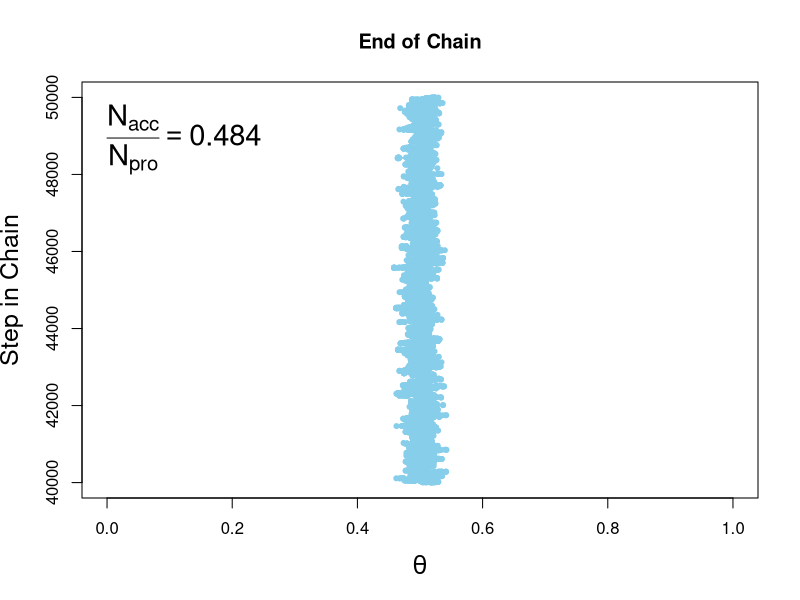
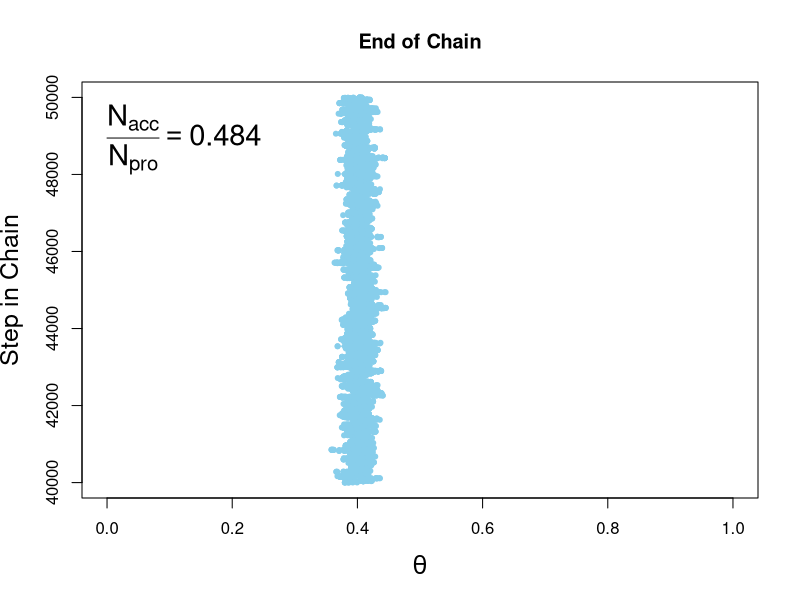
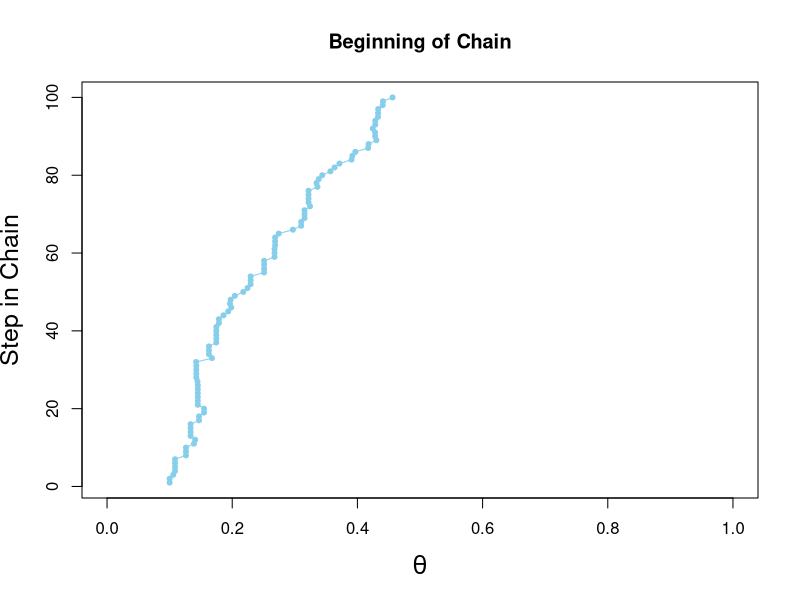
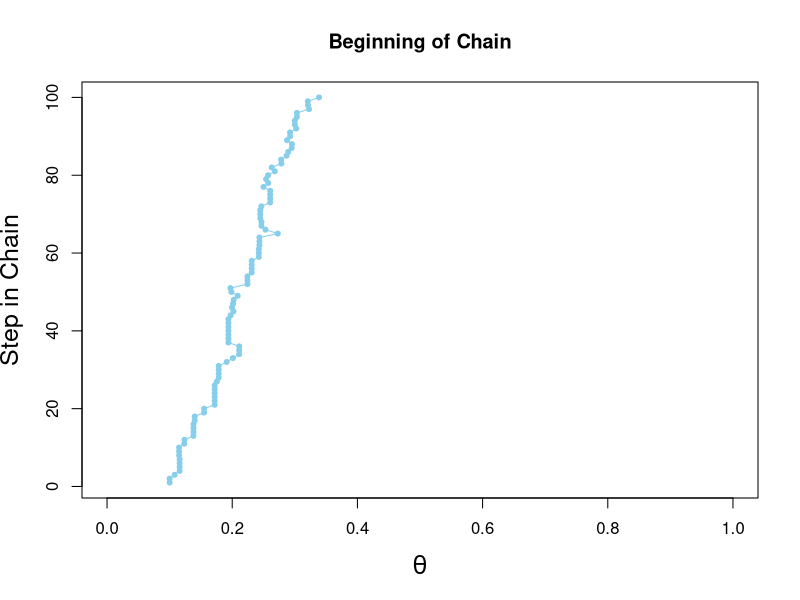
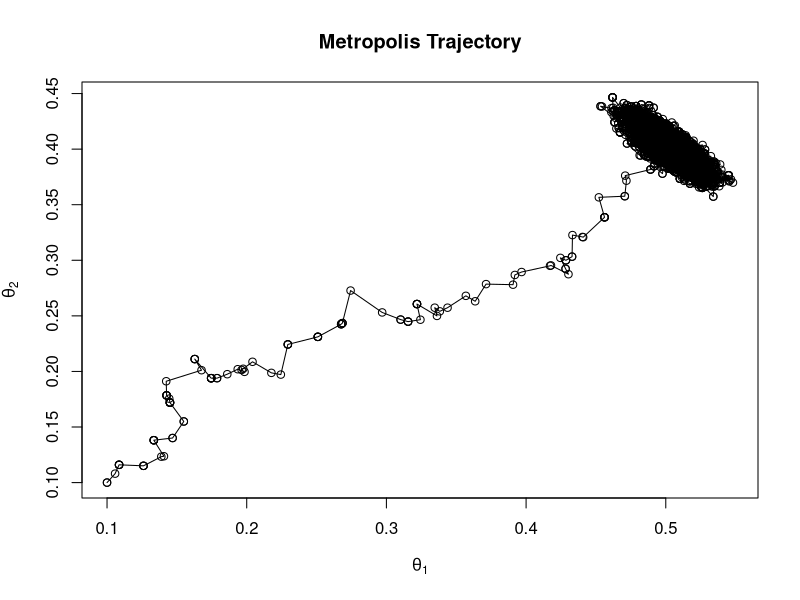
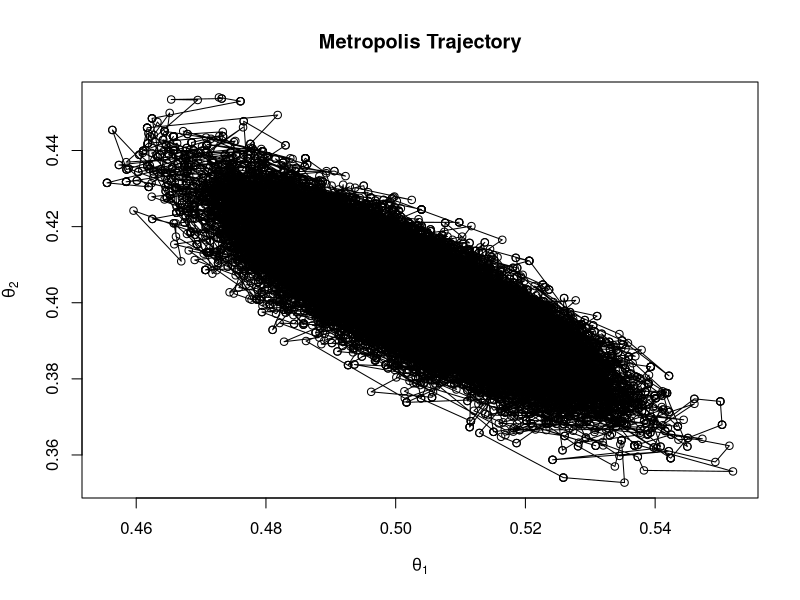
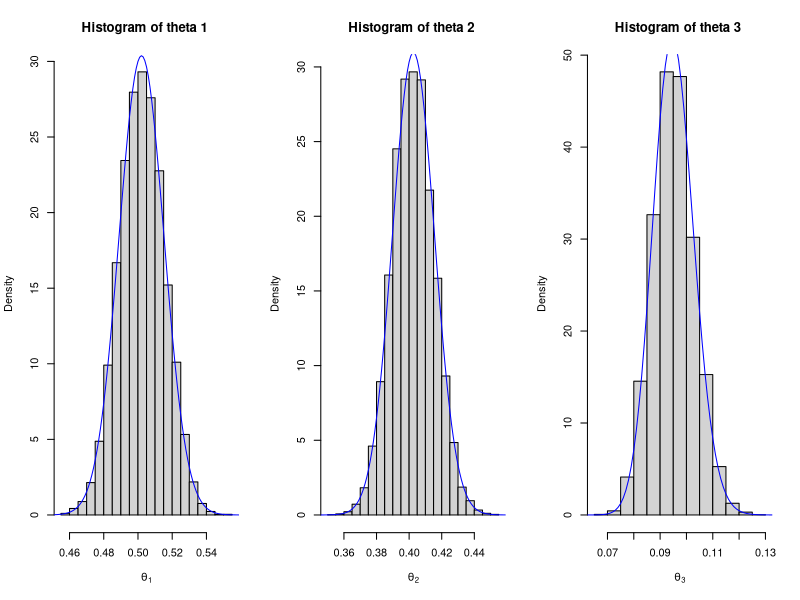

Here is the R script that generated these plots, in order:
## ---- chunk 1
knitr::opts_chunk$set(echo = TRUE)
## ---- chunk 2
prior = function( theta )  { 
  # flat prior, independent for theta1 and theta2
  # theta = (theta1, theta2)
  pTheta = 2 
  
  # constraints
  pTheta[ theta[1] >= 1 | theta[1] <= 0 ] = 0 
  pTheta[ theta[2] >= 1 | theta[2] <= 0 ] = 0
  pTheta[ 1 - theta[1]- theta[2] >= 1 | 1 - theta[1]- theta[2] <=0 ] = 0
  return( pTheta ) 
}

log_prior <- function( theta )  { 

  log_pTheta = log(2) 

  return( log_pTheta ) 
}

likelihood = function( theta, data )  { 
  #data = (n1,n2,n3)
  #theta = (theta1, theta2)
  z <- sum(data)
  n1 <- data[1]
  n2 <- data[2]
  
  pDataGivenTheta = theta[1]^n1 * theta[2]^n2 * (1 - theta[2] -theta[1])^(z-n1-n2) 
  
  # constraints so that the biases of each coin is in the interval (0, 1)
  pDataGivenTheta[ theta[1] > 1 | theta[1] < 0 ] = 0 
  pDataGivenTheta[ theta[2] > 1 | theta[2] < 0 ] = 0
  pDataGivenTheta[ 1 - theta[1]- theta[2] > 1 | 1 - theta[1]- theta[2] < 0 ] = 0
  return( pDataGivenTheta ) 
 } 

log_likelihood <- function( theta, data )  { 
  #data = (n1,n2,n3)
  #theta = (theta1, theta2)
  z <- sum(data)
  n1 <- data[1]
  n2 <- data[2]
  
  if (theta[1] >= 1 | theta[1] <= 0 ){
    log_pDataGivenTheta = -10^(8)
  } else if (theta[2] > 1 | theta[2] < 0 ){
    log_pDataGivenTheta = -10^(8)
  } else if ( 1 - theta[1] -theta[2] >= 1 | 1 - theta[1] - theta[2] <= 0){
    log_pDataGivenTheta = -10^(8)
  } else {
    log_pDataGivenTheta = n1*log(theta[1]) + n2*log(theta[2]) + (z-n1-n2) * log(1- theta[1] - theta[2])
  }
  
  return( log_pDataGivenTheta ) 
 } 

log_rel_posterior <- function(theta, data){
  return(log_prior(theta) + log_likelihood(theta, data))
}

rel_target_prob <- function(theta, data){
  return(log_rel_posterior(theta, data))
}

log_likelihood(theta = c(0.6, 0.3), data =c(727, 583, 137))

log_rel_posterior(theta = c(0.6, 0.3), data =c(727, 583, 137))

log_likelihood(theta = c(0.806, 0.248), data =c(727, 583, 137))

log_rel_posterior(theta = c(0.806, 0.248), data =c(727, 583, 137))

## ---- chunk 3
my_data <- c(727, 583, 137)

# Specify the length of the trajectory, i.e., the number of jumps to try: 
trajLength = 50000 # arbitrary large number 
# Initialize the vector that will store the results/samples of theta1 and theta2: 
trajectory = array( 0 , c(2, trajLength)) 
# Specify where to start the trajectory: 
trajectory[,1] = c(0.1, 0.1)
# arbitrary value # you can do it in a smarter way
# Specify the burn-in period: 
burnIn = ceiling( 0.2 * trajLength ) 
# arbitrary number, less than trajLength 
# Initialize accepted, rejected counters, just to monitor performance: 
nAccepted = 0 
nRejected = 0 

## ---- chunk 4
set.seed(451)

# change proposal SD to see how the chain runs and how the result changes 
#proposalSD = rep(c(0.02,0.2,2.0)[2], 2) 
proposalSD <- c(0.01, 0.01)

for ( t in 1:(trajLength-1) )  { 

	currentPosition <- trajectory[, t] 
	# Use the proposal distribution to generate a proposed jump. 
	proposedJump <- rnorm( 2, mean=0 , sd=proposalSD ) 
  proposedPosition <- currentPosition + proposedJump
  log_probAccept <- min(0, rel_target_prob(proposedPosition, my_data) - rel_target_prob(currentPosition, my_data))
  probAccept <- exp(log_probAccept)
	# Generate a random uniform value from the interval [0,1] to 
	# decide whether or not to accept the proposed jump. 
	if ( runif(1) < probAccept )  { 
		# accept the proposed jump 
		trajectory[, t+1 ] <- currentPosition + proposedJump 
		# increment the accepted counter, just to monitor performance 
		if ( t > burnIn )  { nAccepted = nAccepted + 1  } 
	 } else  { 
		# reject the proposed jump, stay at current position 
		trajectory[ ,t+1 ] = currentPosition 
		# increment the rejected counter, just to monitor performance 
		if ( t > burnIn )  { nRejected = nRejected + 1  } 
	 } 
 } 
 
 
 
# Extract the post-burnIn portion of the trajectory. 
acceptedTraj = trajectory[ , (burnIn+1) : dim(trajectory)[2] ] 
 
# End of Metropolis algorithm. 
## ---- chunk 5
#----------------------------------------------------------------------- 
# Display the chain. 
 
#openGraph(width=4,height=8) 
#layout( matrix(1:2,nrow=2) ) 
#par(mar=c(3,4,2,1),mgp=c(2,0.7,0)) 

# Trajectory, a.k.a. trace plot, end of chain: 
idxToPlot = (trajLength-burnIn):trajLength 
for(k in 1:2) {
  plot( trajectory[k,idxToPlot] , idxToPlot , main="End of Chain" , 
        xlab=bquote(theta) , xlim=c(0,1) , ylab="Step in Chain" , 
        type="o" , pch=20 , col="skyblue" , cex.lab=1.5 ) 
  # Display proposal SD and acceptance ratio in the plot. 
  text( 0.0 , trajLength , adj=c(0.0,1.1) , cex=1.75 , 
        labels = bquote( frac(N[acc],N[pro]) ==  
                           .(signif( nAccepted/(nAccepted+nRejected) , 3 )))) 
}

# Trajectory, a.k.a. trace plot, beginning of chain: 
idxToPlot = 1:100 
for(k in 1:2) 
plot( trajectory[k, idxToPlot] , idxToPlot , main="Beginning of Chain" , 
      xlab=bquote(theta) , xlim=c(0,1) , ylab="Step in Chain" , 
      type="o" , pch=20 , col="skyblue" , cex.lab=1.5 ) 
# Indicate burn in limit (might not be visible if not in range): 
if ( burnIn > 0 )  { 
  abline(h=burnIn,lty="dotted") 
  text( 0.5 , burnIn+1 , "Burn In" , adj=c(0.5,1.1) ) 
 } 
 


 

# the beginning of the trajectory
idxBegin <- 1:burnIn
plot(trajectory[1, idxBegin], trajectory[2, idxBegin], 
     xlab = expression(theta[1]), ylab = expression(theta[2]), 
     main = "Metropolis Trajectory")
lines(trajectory[1, idxBegin], trajectory[2, idxBegin]) 

# after converging
idxToPlot <- burnIn:trajLength
idxSimple <- seq(idxToPlot[1], idxToPlot[length(idxToPlot)])
plot(trajectory[1, idxSimple], trajectory[2, idxSimple], 
     xlab = expression(theta[1]), ylab = expression(theta[2]), 
     main = "Metropolis Trajectory")
lines(trajectory[1, idxSimple], trajectory[2, idxSimple]) 
## ---- chunk 6
theta1_sample <- acceptedTraj[1,]
theta2_sample <- acceptedTraj[2,]

 
par(mfrow = c(1, 3))

beta_step <- seq(0.01, 1, by = 0.001)

hist(theta1_sample, freq = F, main = "Histogram of theta 1 ",
     xlab = expression(theta[1]))
lines(beta_step, dbeta(beta_step, shape1 = 728, shape2 = 584 + 138), col = "blue")
hist(theta2_sample, freq = F, main = "Histogram of theta 2 ",
     xlab = expression(theta[2]))
lines(beta_step, dbeta(beta_step, shape1 = 584, shape2 = 728 + 138), col = "blue")
hist(1-theta1_sample-theta2_sample, freq = F, main = "Histogram of theta 3 ",
     xlab = expression(theta[3]))
lines(beta_step, dbeta(beta_step, shape1 = 138, shape2 = 728 + 584), col = "blue")
## ---- chunk 7
sample_difference <- theta1_sample - theta2_sample
mean(sample_difference > 0)
## ---- chunk 8
mean(sample_difference > 0.1)
## ---- chunk 9
mean(sample_difference > 0.2)
